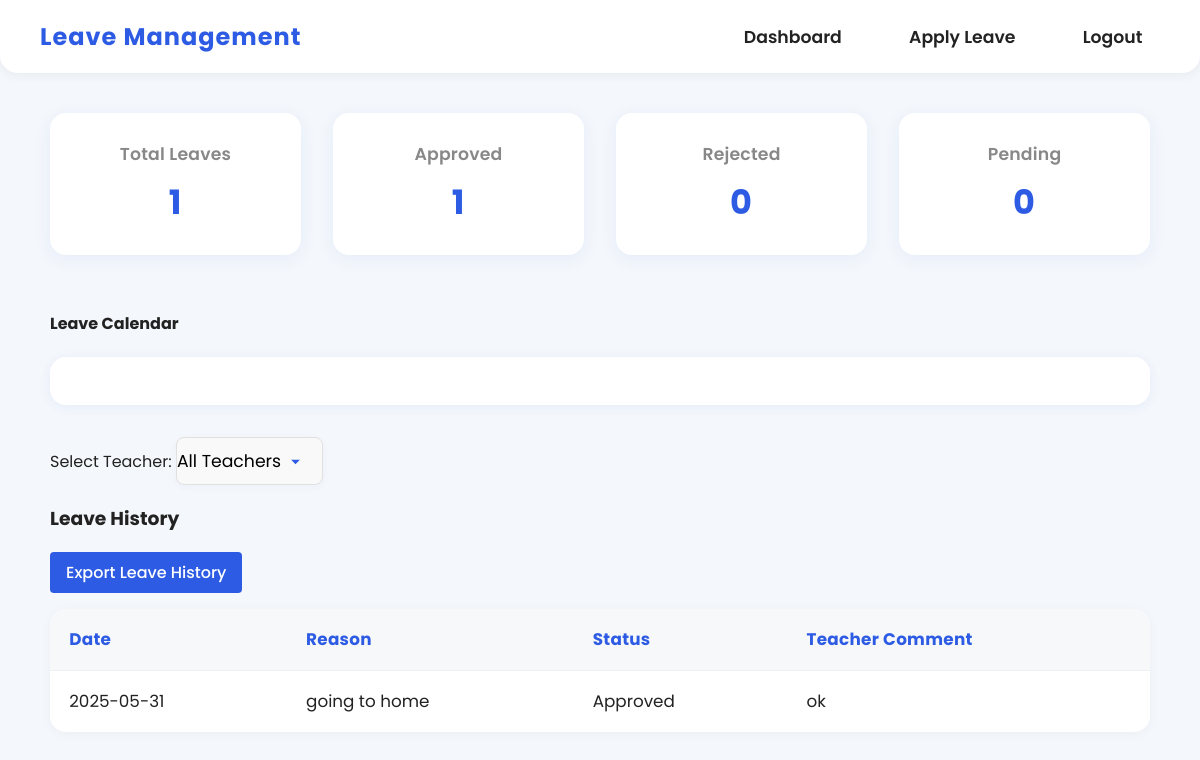
The page /dashboard (signed in) on the database its author committed.
### models.py (models this page shows)
class Leave(db.Model):
    id = db.Column(db.Integer, primary_key=True)
    student_id = db.Column(db.Integer, db.ForeignKey('user.id'), nullable=False)
    date = db.Column(db.String(20), nullable=False)
    reason = db.Column(db.String(200), nullable=False)
    status = db.Column(db.String(10), default='Pending')  # Pending, Approved, Rejected
    teacher_comment = db.Column(db.String(200))
    teacher_id = db.Column(db.Integer, db.ForeignKey('user.id'))  # The teacher selected for this leave
    teacher = db.relationship('User', foreign_keys=[teacher_id], backref='assigned_leaves', lazy=True)
    category = db.Column(db.String(50), nullable=False)  # Leave category
    date_applied = db.Column(db.DateTime, default=datetime.utcnow, nullable=False)  # When the leave was applied

### app.py (the view, shortened to what this page needs)
@app.route('/dashboard')
@login_required
def dashboard():
    if current_user.role == 'student':
        leaves = Leave.query.filter_by(student_id=current_user.id).all()
        teachers = list({leave.teacher for leave in leaves if leave.teacher is not None})
        teacher_id = request.args.get('teacher_id', type=int)
        selected_teacher = None
        filtered_leaves = leaves
        teacher_leave_count = 0
        approved_count = 0
        rejected_count = 0
        category_labels = []
        category_counts = []
        calendar_leaves = leaves
        approval_labels = []
        approval_counts = []
        rejection_labels = []
        rejection_counts = []
        stats = {
            'total': len(filtered_leaves),
            'approved': sum(1 for l in filtered_leaves if l.status == 'Approved'),
            'rejected': sum(1 for l in filtered_leaves if l.status == 'Rejected'),
            'pending': sum(1 for l in filtered_leaves if l.status == 'Pending'),
        }
        return render_template('dashboard_student.html', leaves=leaves, filtered_leaves=filtered_leaves, stats=stats, teachers=teachers, selected_teacher=selected_teacher, teacher_leave_count=teacher_leave_count, approved_count=approved_count, rejected_count=rejected_count, category_labels=category_labels, category_counts=category_counts, calendar_leaves=calendar_leaves, approval_labels=approval_labels, approval_counts=approval_counts, rejection_labels=rejection_labels, rejection_counts=rejection_counts)
    else:
        return 'Invalid role', 403

### app.py (called while the page is built)
@login_manager.user_loader
def load_user(user_id):
    return User.query.get(int(user_id))

### templates/dashboard_student.html (shortened to what this page needs)
{% extends 'base.html' %}
{% block content %}
<div class="dashboard">
    <div class="dashboard-cards">
        <div class="card stat-card">
            <div class="stat-title">Total Leaves</div>
            <div class="stat-value">{{ stats.total }}</div>
        </div>
        <div class="card stat-card">
            <div class="stat-title">Approved</div>
            <div class="stat-value">{{ stats.approved }}</div>
        </div>
        <div class="card stat-card">
            <div class="stat-title">Rejected</div>
            <div class="stat-value">{{ stats.rejected }}</div>
        </div>
        <div class="card stat-card">
            <div class="stat-title">Pending</div>
            <div class="stat-value">{{ stats.pending }}</div>
        </div>
    </div>
    <div style="margin:2rem 0;">
        <h4>Leave Calendar</h4>
        <div id="leaveCalendar"></div>
    </div>
    <link href="https://cdn.jsdelivr.net/npm/fullcalendar@6.1.8/index.global.min.css" rel="stylesheet">
    <form method="get" id="teacherSelectForm">
        <label for="teacher_id">Select Teacher:</label>
        <select name="teacher_id" id="teacher_id" onchange="document.getElementById('teacherSelectForm').submit();">
            <option value="">All Teachers</option>
        </select>
    </form>
    <h3>Leave History</h3>
    <div style="margin-bottom: 1rem;">
        <a href="{{ url_for('export_leaves') }}" class="export-btn">Export Leave History</a>
    </div>
    <table class="leave-table">
        <thead>
            <tr><th>Date</th><th>Reason</th><th>Status</th><th>Teacher Comment</th></tr>
        </thead>
        <tbody>
            {% for leave in filtered_leaves %}
            <tr>
                <td>{{ leave.date }}</td>
                <td>{{ leave.reason }}</td>
                <td>{{ leave.status }}</td>
                <td>{{ leave.teacher_comment or '-' }}</td>
            </tr>
            {% endfor %}
        </tbody>
    </table>
</div>
{% endblock %}

### static/css/style.css (style rules this page uses)
body { font-family: 'Poppins', 'Inter', Arial, sans-serif; background: #f4f7fb; margin: 0; color: #222; min-height: 100vh; transition: background 0.3s; }
select, .form-container select { appearance: none; padding-right: 2.5rem; border: 1.5px solid #e0e0e0; border-radius: 8px; font-size: 1.08rem; font-family: inherit; box-shadow: 0 2px 8px rgba(45,91,227,0.04); transition: border 0.2s, box-shadow 0.2s, background 0.2s; min-height: 48px; }
.dashboard { max-width: 1100px; margin: 2.5rem auto; padding: 0 1.5rem; }
.dashboard-cards { display: flex; gap: 2rem; margin-bottom: 2.5rem; flex-wrap: wrap; }
.card.stat-card { background: #fff; flex: 1; min-width: 180px; padding: 1.7rem 1.2rem; border-radius: 16px; box-shadow: 0 4px 18px rgba(45,91,227,0.07); text-align: center; margin-bottom: 1rem; animation: slideUp 0.7s; transition: box-shadow 0.2s, transform 0.2s; }
.stat-title { color: #888; font-size: 1.08rem; margin-bottom: 0.7rem; font-weight: 600; letter-spacing: 0.2px; }
.stat-value { font-size: 2.1rem; font-weight: 700; color: #2d5be3; letter-spacing: 1px; animation: fadeIn 0.7s; }
.leave-table { width: 100%; border-collapse: separate; border-spacing: 0; background: #fff; border-radius: 16px; overflow: hidden; box-shadow: 0 2px 12px rgba(0,0,0,0.04); margin-bottom: 2rem; animation: fadeIn 0.8s; }
.leave-table th, .leave-table td { padding: 1.1rem 1.2rem; border-bottom: 1px solid #f0f0f0; text-align: left; font-size: 1.05rem; transition: background 0.2s; }
.leave-table th { background: #f6f8fa; color: #2d5be3; font-weight: 700; letter-spacing: 0.3px; }
.leave-table tr:last-child td { border-bottom: none; }
#leaveCalendar { background: #fff; border-radius: 16px; box-shadow: 0 2px 12px rgba(45,91,227,0.07); padding: 1.5rem; margin-bottom: 2rem; animation: fadeIn 0.8s; }

### templates/dashboard_student.html (style rules this page uses)
.export-btn { display: inline-block; padding: 8px 16px; background-color: #2d5be3; color: white; text-decoration: none; border-radius: 4px; font-weight: 500; transition: all 0.3s ease; }

### rows shown on the page
Leave: date "2025-05-31", reason "going to home", status "Approved", teacher_comment "ok"

### other values the page prints
{{ stats.total }} "1"
{{ stats.approved }} "1"
{{ stats.rejected }} "0"
{{ stats.pending }} "0"
